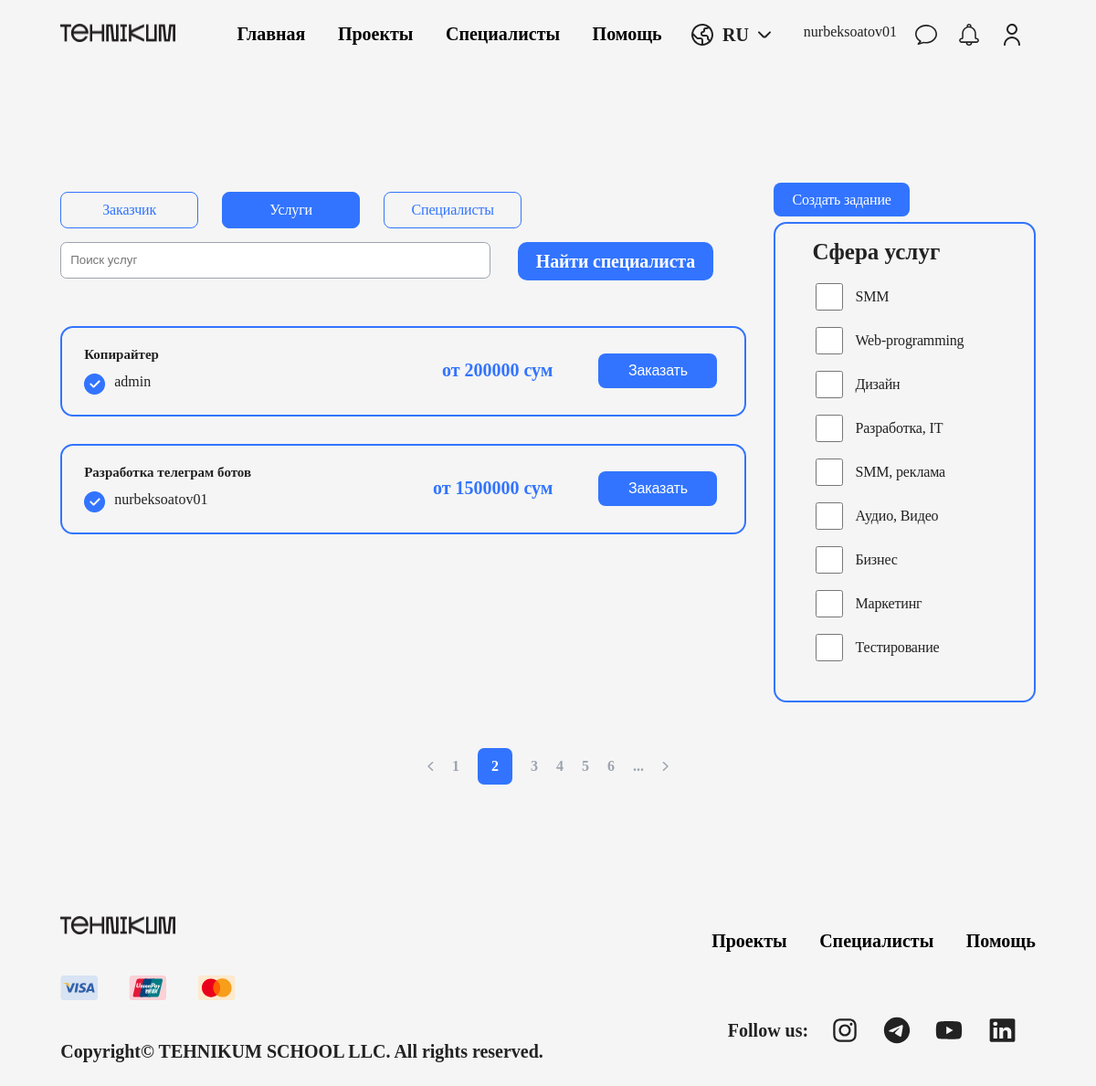
The app's page /services/ (signed in) with its own data.
### mainapp/models.py (models this page shows, shortened)
class CustomUser(AbstractUser):
    user_type_id = models.ForeignKey(UserType, verbose_name=(
        "user_type"), on_delete=models.CASCADE, blank=True, null=True)
    date_of_birth = models.DateField(null=True, blank=True)
    phone_number1 = models.CharField(max_length=20, null=True, blank=True)
    phone_number2 = models.CharField(max_length=20, null=True, blank=True)
    image = models.ImageField(
        upload_to=f'users/profile_image', null=True, blank=True, default='')
    country = models.CharField(max_length=100, null=True, blank=True)
    city = models.CharField(max_length=100, null=True, blank=True)
    rating = models.DecimalField(
        max_digits=2, decimal_places=0, null=True, blank=True)
    about = models.TextField(null=True, blank=True)
    personal_info = models.TextField(null=True, blank=True)
    experience = models.ManyToManyField(Experience, blank=True, null=True)
    experience_years = models.IntegerField(null=True, blank=True)
    skills = models.ManyToManyField(
        Skills, verbose_name=("skills"), blank=True, null=True)
    specialization = models.CharField(
        ("specialization"), max_length=100, null=True, blank=True)
    minimal_price = models.DecimalField(
        max_digits=10, decimal_places=0, null=True, blank=True)
    languages = models.TextField(("languages"), blank=True, null=True)
    education = models.TextField(("education"), blank=True, null=True)
    awards = models.TextField(("awards"), blank=True, null=True)
    service_info = models.TextField(("service_info"), blank=True, null=True)
    service_image1 = models.ImageField(
        verbose_name='service_image1', upload_to=f'users/service_images', null=True, blank=True)
    service_image2 = models.ImageField(
        verbose_name='service_image1', upload_to=f'users/service_images', null=True, blank=True)
    service_image3 = models.ImageField(
        verbose_name='service_image1', upload_to=f'users/service_images', null=True, blank=True)
    service_image4 = models.ImageField(
        verbose_name='service_image1', upload_to=f'users/service_images', null=True, blank=True)
    service_image5 = models.ImageField(
        verbose_name='service_image1', upload_to=f'users/service_images', null=True, blank=True)
    def __str__(self):
        return self.username

class Service(models.Model):
    service_type = models.ForeignKey(ServiceType, on_delete=models.CASCADE)
    owner = models.ForeignKey(CustomUser, on_delete=models.CASCADE)
    category = models.ForeignKey("mainapp.Category", verbose_name=(
        "category"), on_delete=models.CASCADE)
    minimal_price = models.DecimalField(max_digits=10, decimal_places=0)
    image1 = models.ImageField(
        'Image 1', upload_to=f'users/service_images', null=True, blank=True)
    image2 = models.ImageField(
        'Image 2', upload_to=f'users/service_images', null=True, blank=True)
    image3 = models.ImageField(
        'Image 3', upload_to=f'users/service_images', null=True, blank=True)
    created_at = models.DateTimeField(auto_now_add=True)
    edited_at = models.DateTimeField(auto_now=True)

class ServiceType(models.Model):
    name = models.CharField(max_length=255)
    def __str__(self):
        return self.name

class Category(models.Model):
    name = models.CharField(max_length=255)
    subtitle = models.CharField(("subtitle"), max_length=255)
    picture = models.ImageField(
        'picture', upload_to=f'users/service_images', null=True)
    class Meta:
        verbose_name = 'Category'
        verbose_name_plural = 'Categories'

### mainapp/views.py (the view)
# urls.py: path('services/', services_page, name='services'),
def services_page(request):
    services = Service.objects.all()
    paginator = Paginator(services, 10)
    page = request.GET.get('page')
    try:
        services = paginator.page(page)
    except PageNotAnInteger:
        services = paginator.page(1)
    if request.GET.get('query'):
        query = request.GET.get('query')
        services = Service.objects.filter(
            Q(category__name__icontains=query) | Q(owner__username__icontains=query) | Q(
                owner__first_name__icontains=query) | Q(service_type__name__icontains=query))
    categories = Category.objects.all()
    context = {
        'services': services,
        'categories': categories
    }
    return render(request, 'project__services.html', context)

### templates/project__services.html (shortened to what this page needs)
{% extends 'base.html' %}
{% load static %}
{% block content %}
<section class="twoBlocks__projects">
  <div class="leftBlock__projects">
    <div class="buttonsBlock__projects">
      <a class="primary" href="./project__orders.html">Заказчик</a>
      <a class="primary activeBtn" href="./project__services.html">Услуги</a>
      <a class="primary" href="./project__specialists.html">Специалисты</a>
    </div>
    <div class="inputBlock__projects">
      <div class="search">
        <input type="text" placeholder="Поиск услуг">
        <span class="secondary">Найти специалиста</span>
      </div>
    </div>
    <div class="ordersBlock__projects">
      {% for i in services %}
      <div class="orderAllBlock">
        <div class="orderBlock">
          <div class="left__orderBlock">
            <h5>{{i.service_type}}</h5>
            <div class="nameLogo__orderBlock">
              <div class="logo__orderBlock">
                <img src="{% static 'img/Vertical container (1).png' %}" alt="">
              </div>
              <div class="name__orderBlock">{{i.owner}}</div>
            </div>
          </div>
          <div class="right__orderBlock">
            <div class="moneyBtn__orderBlock">
              <div class="money__orderBlock">
                <span>от {{i.minimal_price}} сум</span>
              </div>
              <div class="btn__orderBlock">
                <input class="secondary" type="submit" value="Заказать">
              </div>
            </div>
          </div>
        </div>
      </div>
      {% endfor %}
    </div>
  </div>
  <div class="rightBlock__projects">
    <div class="btn__orderBlock">
      <a class="secondary" href="./add__t__task.html">Создать задание</a>
    </div>
    <div class="services">
      <h4>Сфера услуг</h4>
      <form action="" class="form__services">
        {% for i in categories %}
        <label for="">
          <input type="checkbox">
          {{i.name}}
        </label>
        {% endfor %}
      </form>
    </div>
  </div>
</section>
<div class="pageNumbers__projects">
  <a href="#"><img src="./img/Group 11.svg" alt=""></a>
  <a href="#">1</a>
  <a class="activeNumber__projects" href="#">2</a>
  <a href="#">3</a>
  <a href="#">4</a>
  <a href="#">5</a>
  <a href="#">6</a>
  <a href="#">...</a>
  <a href="#"><img src="./img/Group 16.svg" alt=""></a>
</div>
{% endblock content %}

### templates/base.html (shortened to what this page needs)
{% load static %}
<!DOCTYPE html>
<html lang="en">
	<head>
		<link rel="stylesheet" href="{% static 'css/style.css' %}" />
	</head>
	<body>
		<header>
			<div class="headerLeft">
				<img src="{% static 'img/logo.png' %}" alt="" />
				<div class="pages">
					<a href="{% url 'index' %}"><span>Главная</span></a>
					<a href="{% url 'projects' %}"><span>Проекты</span></a>
					<a href=""><span>Специалисты</span></a>
					<a href="#"><span>Помощь</span></a>
				</div>
			</div>
			<div class="headerRight">
				<div class="lang">
					<div class="langRu">
						<img src="{% static 'img/lang.svg' %}" alt="">
						<span>ru</span>
						<img src="{% static 'img/arrow.svg' %}" alt="">
					</div>
				</div>
			</div>
			{% if user.is_authenticated %}
			{{user.username}}
			<div class="headBtnOneAnother">
				<a href="#"><img src="{% static 'img/message.svg' %}" alt=""></a>
				<a href="#"><img src="{% static 'img/bulb.svg' %}" alt=""></a>
				<a class="userMenu" href="#"><img src="{% static 'img/user.svg' %}" alt=""></a>
			</div>
			{% else %}
			<div class="headBtnOne">
				<a href="{% url 'login' %}"><span class="primary">Вход</span></a>
				<a href="{% url 'register' %}"><span class="secondary">Регистрация</span></a>
			</div>
			{% endif %}
		</header>
		{% block content %} {% endblock content %}
		<footer>
			<div class="w6One">
				<img class="footerLogo" src="{% static 'img/logo.png' %}" alt="">
				<div class="w6PayMe">
					<img src="{% static 'img/visa.svg' %}" alt="">
					<img src="{% static 'img/unionpay.svg' %}" alt="">
					<img src="{% static 'img/mastercard.svg' %}" alt="">
				</div>
				<span>Copyright© TEHNIKUM SCHOOL LLC. All rights reserved.</span>
			</div>
			<div class="w6Two">
				<div class="pages">
				  <a href="./project__orders.html"><span>Проекты</span></a>
				  <a href="./project__specialists.html"><span>Специалисты</span></a>
				  <a href="#"><span>Помощь</span></a>
				</div>
				<div class="w6CMM">
					<span>Follow us:</span>
					<img src="{% static 'img/instagram.svg' %}" alt="">
					<img src="{% static 'img/telegram.svg' %}" alt="">
					<img src="{% static 'img/youtube.svg' %}" alt="">
					<img src="{% static 'img/linkedin.svg' %}" alt="">
				</div>
			</div>
		</footer>
	</body>
</html>

### records on screen
CustomUser: username "nurbeksoatov01"
Service: service_type "Копирайтер", owner "admin", minimal_price "200000"
Service: service_type "Разработка телеграм ботов", owner "nurbeksoatov01", minimal_price "1500000"
Category: name "SMM"
Category: name "Web-programming"
Category: name "Дизайн"
Category: name "Разработка, IT"
Category: name "SMM, реклама"
Category: name "Аудио, Видео"
Category: name "Бизнес"
Category: name "Маркетинг"
Category: name "Тестирование"
